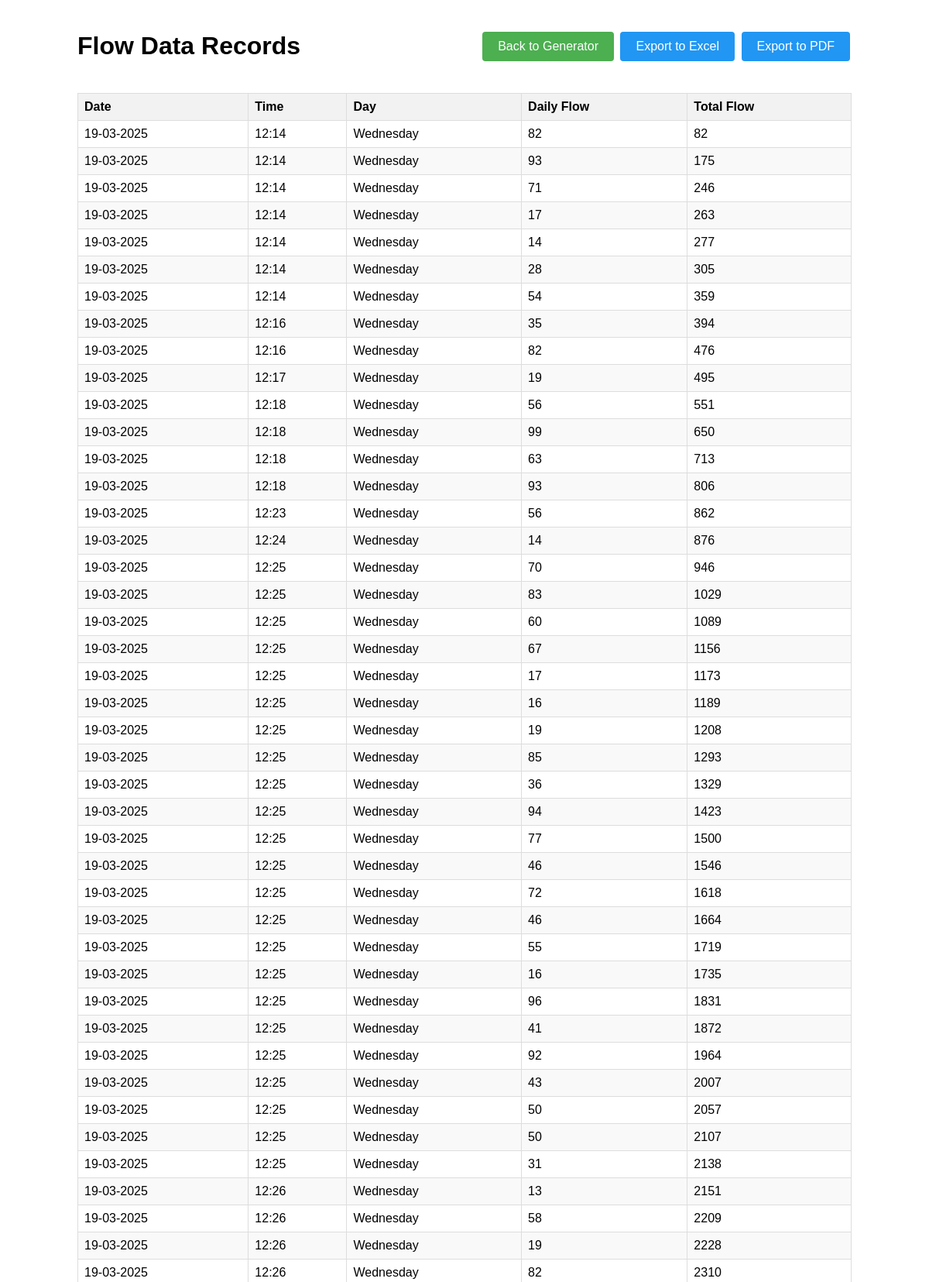
The app's page /data/ (upper part) with its own data.
### flow_app/models.py (models this page shows, shortened)
class FlowData(models.Model):
    date = models.DateField(default=timezone.now)
    time = models.TimeField(default=timezone.now)
    day = models.CharField(max_length=10)
    daily_flow = models.IntegerField()
    total_flow = models.IntegerField()
    created_at = models.DateTimeField(auto_now_add=True)

### flow_app/views.py (the view)
# urls.py: path('data/', views.data_view, name='data_view'),
def data_view(request):
    flow_data = FlowData.objects.all().order_by('created_at')
    context = {
        'flow_data': flow_data,
    }
    return render(request, 'flow_app/data_view.html', context)

### flow_app/templates/flow_app/data_view.html (shortened to what this page needs)
<!DOCTYPE html>
<html>
<head>
</head>
<body>
    <div class="header">
        <h1>Flow Data Records</h1>
        <div>
            <a href="{% url 'index' %}" class="btn">Back to Generator</a>
            <a href="{% url 'export_excel' %}" class="btn export-btn">Export to Excel</a>
            <a href="{% url 'export_pdf' %}" class="btn export-btn">Export to PDF</a>
        </div>
    </div>
    <table>
        <thead>
            <tr>
                <th>Date</th>
                <th>Time</th>
                <th>Day</th>
                <th>Daily Flow</th>
                <th>Total Flow</th>
            </tr>
        </thead>
        <tbody>
            {% for data in flow_data %}
            <tr>
                <td>{{ data.date|date:"d-m-Y" }}</td>
                <td>{{ data.time|time:"H:i" }}</td>
                <td>{{ data.day }}</td>
                <td>{{ data.daily_flow }}</td>
                <td>{{ data.total_flow }}</td>
            </tr>
            {% empty %}
            <tr>
                <td colspan="5">No data available yet.</td>
            </tr>
            {% endfor %}
        </tbody>
    </table>
</body>
</html>

### flow_app/templates/flow_app/data_view.html (style rules this page uses)
body { font-family: Arial, sans-serif; max-width: 1000px; margin: 0 auto; padding: 20px; }
.header { display: flex; justify-content: space-between; align-items: center; margin-bottom: 20px; }
.btn { background-color: #4CAF50; border: none; color: white; padding: 10px 20px; text-align: center; text-decoration: none; display: inline-block; font-size: 16px; margin: 4px 2px; cursor: pointer; border-radius: 4px; }
.export-btn { background-color: #2196F3; }
table { width: 100%; border-collapse: collapse; }
th, td { border: 1px solid #ddd; padding: 8px; text-align: left; }
th { background-color: #f2f2f2; }
tr:nth-child(even) { background-color: #f9f9f9; }

### records on screen
FlowData: date "19-03-2025", time "12:14", day "Wednesday", daily_flow "82", total_flow "82"
FlowData: date "19-03-2025", time "12:14", day "Wednesday", daily_flow "93", total_flow "175"
FlowData: date "19-03-2025", time "12:14", day "Wednesday", daily_flow "71", total_flow "246"
FlowData: date "19-03-2025", time "12:14", day "Wednesday", daily_flow "17", total_flow "263"
FlowData: date "19-03-2025", time "12:14", day "Wednesday", daily_flow "14", total_flow "277"
FlowData: date "19-03-2025", time "12:14", day "Wednesday", daily_flow "28", total_flow "305"
FlowData: date "19-03-2025", time "12:14", day "Wednesday", daily_flow "54", total_flow "359"
FlowData: date "19-03-2025", time "12:16", day "Wednesday", daily_flow "35", total_flow "394"
FlowData: date "19-03-2025", time "12:16", day "Wednesday", daily_flow "82", total_flow "476"
FlowData: date "19-03-2025", time "12:17", day "Wednesday", daily_flow "19", total_flow "495"
FlowData: date "19-03-2025", time "12:18", day "Wednesday", daily_flow "56", total_flow "551"
FlowData: date "19-03-2025", time "12:18", day "Wednesday", daily_flow "99", total_flow "650"
FlowData: date "19-03-2025", time "12:18", day "Wednesday", daily_flow "63", total_flow "713"
FlowData: date "19-03-2025", time "12:18", day "Wednesday", daily_flow "93", total_flow "806"
FlowData: date "19-03-2025", time "12:23", day "Wednesday", daily_flow "56", total_flow "862"
FlowData: date "19-03-2025", time "12:24", day "Wednesday", daily_flow "14", total_flow "876"
FlowData: date "19-03-2025", time "12:25", day "Wednesday", daily_flow "70", total_flow "946"
FlowData: date "19-03-2025", time "12:25", day "Wednesday", daily_flow "83", total_flow "1029"
FlowData: date "19-03-2025", time "12:25", day "Wednesday", daily_flow "60", total_flow "1089"
FlowData: date "19-03-2025", time "12:25", day "Wednesday", daily_flow "67", total_flow "1156"
FlowData: date "19-03-2025", time "12:25", day "Wednesday", daily_flow "17", total_flow "1173"
FlowData: date "19-03-2025", time "12:25", day "Wednesday", daily_flow "16", total_flow "1189"
FlowData: date "19-03-2025", time "12:25", day "Wednesday", daily_flow "19", total_flow "1208"
FlowData: date "19-03-2025", time "12:25", day "Wednesday", daily_flow "85", total_flow "1293"
FlowData: date "19-03-2025", time "12:25", day "Wednesday", daily_flow "36", total_flow "1329"
FlowData: date "19-03-2025", time "12:25", day "Wednesday", daily_flow "94", total_flow "1423"
FlowData: date "19-03-2025", time "12:25", day "Wednesday", daily_flow "77", total_flow "1500"
FlowData: date "19-03-2025", time "12:25", day "Wednesday", daily_flow "46", total_flow "1546"
FlowData: date "19-03-2025", time "12:25", day "Wednesday", daily_flow "72", total_flow "1618"
FlowData: date "19-03-2025", time "12:25", day "Wednesday", daily_flow "46", total_flow "1664"
FlowData: date "19-03-2025", time "12:25", day "Wednesday", daily_flow "55", total_flow "1719"
FlowData: date "19-03-2025", time "12:25", day "Wednesday", daily_flow "16", total_flow "1735"
FlowData: date "19-03-2025", time "12:25", day "Wednesday", daily_flow "96", total_flow "1831"
FlowData: date "19-03-2025", time "12:25", day "Wednesday", daily_flow "41", total_flow "1872"
FlowData: date "19-03-2025", time "12:25", day "Wednesday", daily_flow "92", total_flow "1964"
FlowData: date "19-03-2025", time "12:25", day "Wednesday", daily_flow "43", total_flow "2007"
FlowData: date "19-03-2025", time "12:25", day "Wednesday", daily_flow "50", total_flow "2057"
FlowData: date "19-03-2025", time "12:25", day "Wednesday", daily_flow "50", total_flow "2107"
FlowData: date "19-03-2025", time "12:25", day "Wednesday", daily_flow "31", total_flow "2138"
FlowData: date "19-03-2025", time "12:26", day "Wednesday", daily_flow "13", total_flow "2151"
FlowData: date "19-03-2025", time "12:26", day "Wednesday", daily_flow "58", total_flow "2209"
FlowData: date "19-03-2025", time "12:26", day "Wednesday", daily_flow "19", total_flow "2228"
FlowData: date "19-03-2025", time "12:26", day "Wednesday", daily_flow "82", total_flow "2310"
